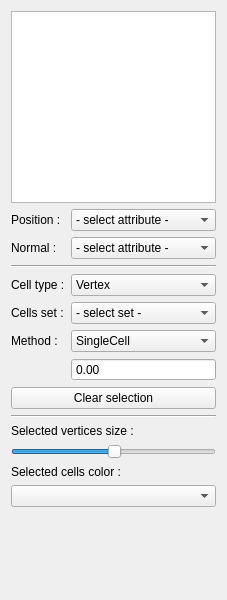
<?xml version="1.0" encoding="UTF-8"?>
<ui version="4.0">
 <exportmacro>SCHNAPPS_PLUGIN_SURFACE_SELECTION_API</exportmacro>
 <class>SurfaceSelection_TabWidget</class>
 <widget class="QWidget" name="SurfaceSelection_TabWidget">
  <property name="geometry">
   <rect>
    <x>0</x>
    <y>0</y>
    <width>227</width>
    <height>600</height>
   </rect>
  </property>
  <property name="windowTitle">
   <string>Form</string>
  </property>
  <layout class="QGridLayout" name="gridLayout">
   <item row="6" column="0">
    <widget class="QLabel" name="label_3">
     <property name="text">
      <string>Method :</string>
     </property>
    </widget>
   </item>
   <item row="14" column="0">
    <spacer name="verticalSpacer">
     <property name="orientation">
      <enum>Qt::Vertical</enum>
     </property>
     <property name="sizeHint" stdset="0">
      <size>
       <width>20</width>
       <height>40</height>
      </size>
     </property>
    </spacer>
   </item>
   <item row="1" column="1">
    <widget class="QComboBox" name="combo_positionAttribute">
     <property name="sizePolicy">
      <sizepolicy hsizetype="Expanding" vsizetype="Fixed">
       <horstretch>0</horstretch>
       <verstretch>0</verstretch>
      </sizepolicy>
     </property>
     <item>
      <property name="text">
       <string>- select attribute -</string>
      </property>
     </item>
    </widget>
   </item>
   <item row="10" column="0" colspan="2">
    <widget class="QLabel" name="label_4">
     <property name="text">
      <string>Selected vertices size :</string>
     </property>
    </widget>
   </item>
   <item row="1" column="0">
    <widget class="QLabel" name="label_2">
     <property name="text">
      <string>Position :</string>
     </property>
    </widget>
   </item>
   <item row="2" column="1">
    <widget class="QComboBox" name="combo_normalAttribute">
     <item>
      <property name="text">
       <string>- select attribute -</string>
      </property>
     </item>
    </widget>
   </item>
   <item row="12" column="0" colspan="2">
    <widget class="QLabel" name="label_5">
     <property name="text">
      <string>Selected cells color :</string>
     </property>
    </widget>
   </item>
   <item row="9" column="0" colspan="2">
    <widget class="Line" name="line_3">
     <property name="orientation">
      <enum>Qt::Horizontal</enum>
     </property>
    </widget>
   </item>
   <item row="7" column="0">
    <widget class="QLabel" name="label_angle_radius">
     <property name="text">
      <string/>
     </property>
    </widget>
   </item>
   <item row="5" column="1">
    <widget class="QComboBox" name="combo_cellsSet">
     <property name="sizePolicy">
      <sizepolicy hsizetype="Expanding" vsizetype="Fixed">
       <horstretch>0</horstretch>
       <verstretch>0</verstretch>
      </sizepolicy>
     </property>
     <item>
      <property name="text">
       <string>- select set -</string>
      </property>
     </item>
    </widget>
   </item>
   <item row="4" column="1">
    <widget class="QComboBox" name="combo_cellType">
     <property name="sizePolicy">
      <sizepolicy hsizetype="Expanding" vsizetype="Fixed">
       <horstretch>0</horstretch>
       <verstretch>0</verstretch>
      </sizepolicy>
     </property>
     <property name="currentIndex">
      <number>1</number>
     </property>
     <item>
      <property name="text">
       <string>Dart</string>
      </property>
     </item>
     <item>
      <property name="text">
       <string>Vertex</string>
      </property>
     </item>
     <item>
      <property name="text">
       <string>Edge</string>
      </property>
     </item>
     <item>
      <property name="text">
       <string>Face</string>
      </property>
     </item>
     <item>
      <property name="text">
       <string>Volume</string>
      </property>
     </item>
    </widget>
   </item>
   <item row="5" column="0">
    <widget class="QLabel" name="label_6">
     <property name="text">
      <string>Cells set :</string>
     </property>
    </widget>
   </item>
   <item row="8" column="0" colspan="2">
    <widget class="QPushButton" name="button_clear">
     <property name="text">
      <string>Clear selection</string>
     </property>
    </widget>
   </item>
   <item row="6" column="1">
    <widget class="QComboBox" name="combo_selectionMethod">
     <property name="sizePolicy">
      <sizepolicy hsizetype="Expanding" vsizetype="Fixed">
       <horstretch>0</horstretch>
       <verstretch>0</verstretch>
      </sizepolicy>
     </property>
     <item>
      <property name="text">
       <string>SingleCell</string>
      </property>
     </item>
     <item>
      <property name="text">
       <string>WithinSphere</string>
      </property>
     </item>
     <item>
      <property name="text">
       <string>NormalAngle</string>
      </property>
     </item>
    </widget>
   </item>
   <item row="3" column="0" colspan="2">
    <widget class="Line" name="line">
     <property name="orientation">
      <enum>Qt::Horizontal</enum>
     </property>
    </widget>
   </item>
   <item row="13" column="0" colspan="2">
    <widget class="ColorComboBox" name="combo_color"/>
   </item>
   <item row="11" column="0" colspan="2">
    <widget class="QSlider" name="slider_vertexScaleFactor">
     <property name="value">
      <number>50</number>
     </property>
     <property name="orientation">
      <enum>Qt::Horizontal</enum>
     </property>
     <property name="tickPosition">
      <enum>QSlider::NoTicks</enum>
     </property>
    </widget>
   </item>
   <item row="4" column="0">
    <widget class="QLabel" name="label_7">
     <property name="text">
      <string>Cell type :</string>
     </property>
    </widget>
   </item>
   <item row="7" column="1">
    <widget class="QDoubleSpinBox" name="spin_angle_radius">
     <property name="toolTip">
      <string/>
     </property>
     <property name="statusTip">
      <string/>
     </property>
     <property name="whatsThis">
      <string/>
     </property>
     <property name="readOnly">
      <bool>true</bool>
     </property>
     <property name="buttonSymbols">
      <enum>QAbstractSpinBox::NoButtons</enum>
     </property>
     <property name="maximum">
      <double>999999999.000000000000000</double>
     </property>
    </widget>
   </item>
   <item row="2" column="0">
    <widget class="QLabel" name="label">
     <property name="text">
      <string>Normal :</string>
     </property>
    </widget>
   </item>
   <item row="0" column="0" colspan="2">
    <widget class="QListWidget" name="list_maps"/>
   </item>
  </layout>
 </widget>
 <customwidgets>
  <customwidget>
   <class>ColorComboBox</class>
   <extends>QComboBox</extends>
   <header>schnapps/core/color_combo_box.h</header>
  </customwidget>
 </customwidgets>
 <resources/>
 <connections/>
</ui>
